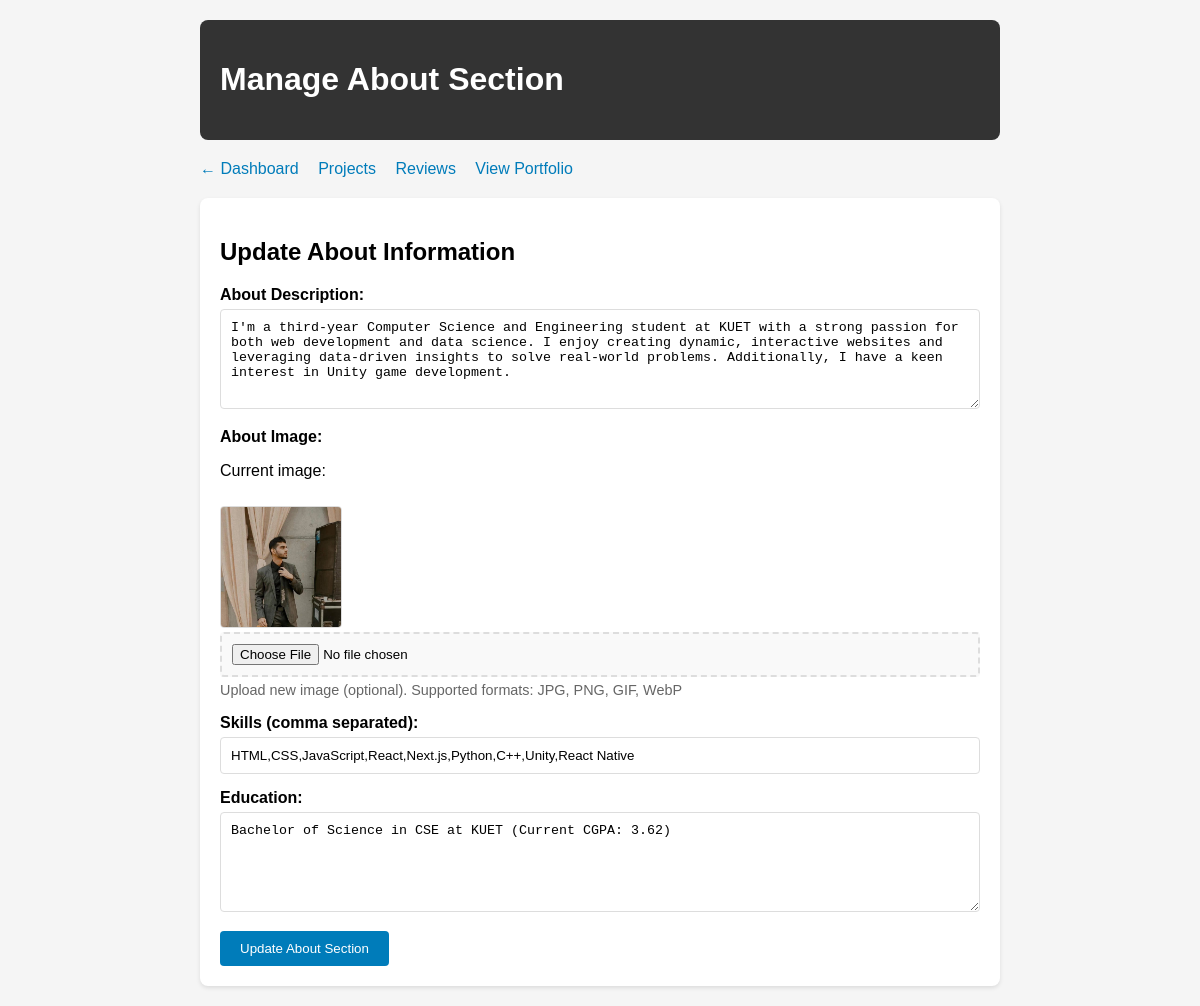
Page /admin/about.php (signed in) on the committed database.
### tables this page shows
CREATE TABLE IF NOT EXISTS about (
    id INT PRIMARY KEY DEFAULT 1,
    description TEXT,
    skills TEXT,
    education TEXT,
    about_image VARCHAR(255),
    updated_at TIMESTAMP DEFAULT CURRENT_TIMESTAMP ON UPDATE CURRENT_TIMESTAMP
);

### admin/about.php (the view, shortened to what this page needs)
<?php
$conn = new mysqli("localhost", "root", "", "portfolio");
$row = $conn->query("SELECT * FROM about WHERE id=1")->fetch_assoc();
?>
<!DOCTYPE html>
<html lang="en">
<head>
</head>
<body>
    <div class="container">
        <div class="header">
            <h1>Manage About Section</h1>
        </div>
        <div class="nav">
            <a href="dashboard.php">← Dashboard</a>
            <a href="project.php">Projects</a>
            <a href="review.php">Reviews</a>
            <a href="../index.php" target="_blank">View Portfolio</a>
        </div>
        <div class="form-container">
            <h2>Update About Information</h2>
            <form method="post" enctype="multipart/form-data">
                <div class="form-row">
                    <label for="description"><strong>About Description:</strong></label>
                    <textarea name="description" id="description" rows="6" placeholder="Write your about description here..." required><?php echo htmlspecialchars($row['description'] ?? ''); ?></textarea>
                </div>
                <div class="form-row">
                    <label for="about_image"><strong>About Image:</strong></label>
                    <?php if(!empty($row['about_image'])): ?>
                    <div class="image-preview">
                        <p>Current image:</p>
                        <img src="../<?php echo htmlspecialchars($row['about_image']); ?>" alt="Current about image" class="current-image">
                    </div>
                    <?php endif; ?>
                    <div class="file-upload">
                        <input type="file" name="about_image" id="about_image" accept="image/*">
                        <div class="upload-info">Upload new image (optional). Supported formats: JPG, PNG, GIF, WebP</div>
                    </div>
                </div>
                <div class="form-row">
                    <label for="skills"><strong>Skills (comma separated):</strong></label>
                    <input type="text" name="skills" id="skills" placeholder="HTML,CSS,JavaScript,React,Next.js,Python,C++,Unity,React Native" value="<?php echo htmlspecialchars($row['skills'] ?? ''); ?>" required>
                </div>
                <div class="form-row">
                    <label for="education"><strong>Education:</strong></label>
                    <textarea name="education" id="education" rows="3" placeholder="Education details..." required><?php echo htmlspecialchars($row['education'] ?? ''); ?></textarea>
                </div>
                <button type="submit" class="btn">Update About Section</button>
            </form>
        </div>
    </div>
</body>
</html>

### admin/about.php (style rules this page uses)
body { font-family: Arial, sans-serif; margin: 20px; background-color: #f5f5f5; }
.container { max-width: 800px; margin: 0 auto; }
.header { background: #333; color: white; padding: 20px; border-radius: 8px; margin-bottom: 20px; }
.nav { margin-bottom: 20px; }
.nav a { margin-right: 15px; color: #007cba; text-decoration: none; }
.form-container { background: white; padding: 20px; border-radius: 8px; box-shadow: 0 2px 4px rgba(0,0,0,0.1); }
.form-row { margin-bottom: 15px; }
.form-row label { display: block; margin-bottom: 5px; font-weight: bold; }
.form-row input, .form-row textarea { width: 100%; padding: 10px; border: 1px solid #ddd; border-radius: 4px; box-sizing: border-box; }
.form-row textarea { height: 100px; resize: vertical; }
.btn { padding: 10px 20px; background: #007cba; color: white; border: none; border-radius: 4px; cursor: pointer; }
.file-upload { position: relative; display: inline-block; width: 100%; }
.file-upload input[type=file] { width: 100%; padding: 10px; border: 2px dashed #ddd; border-radius: 4px; background: #f9f9f9; }
.upload-info { font-size: 0.9em; color: #666; margin-top: 5px; }
.current-image { max-width: 200px; height: 120px; object-fit: cover; border-radius: 4px; margin-top: 10px; border: 1px solid #ddd; }
.image-preview { margin-top: 10px; }

### rows in the picture
about: description "I'm a third-year Computer Science and Engineering student at KUET with a strong passion for both web development and data science. I enjoy creating dynamic, interactive websites and leveraging data-driven insights to solve real-world problems. Additionally, I have a keen interest in Unity game development.", about_image (picture), skills "HTML,CSS,JavaScript,React,Next.js,Python,C++,Unity,React Native", education "Bachelor of Science in CSE at KUET (Current CGPA: 3.62)"
